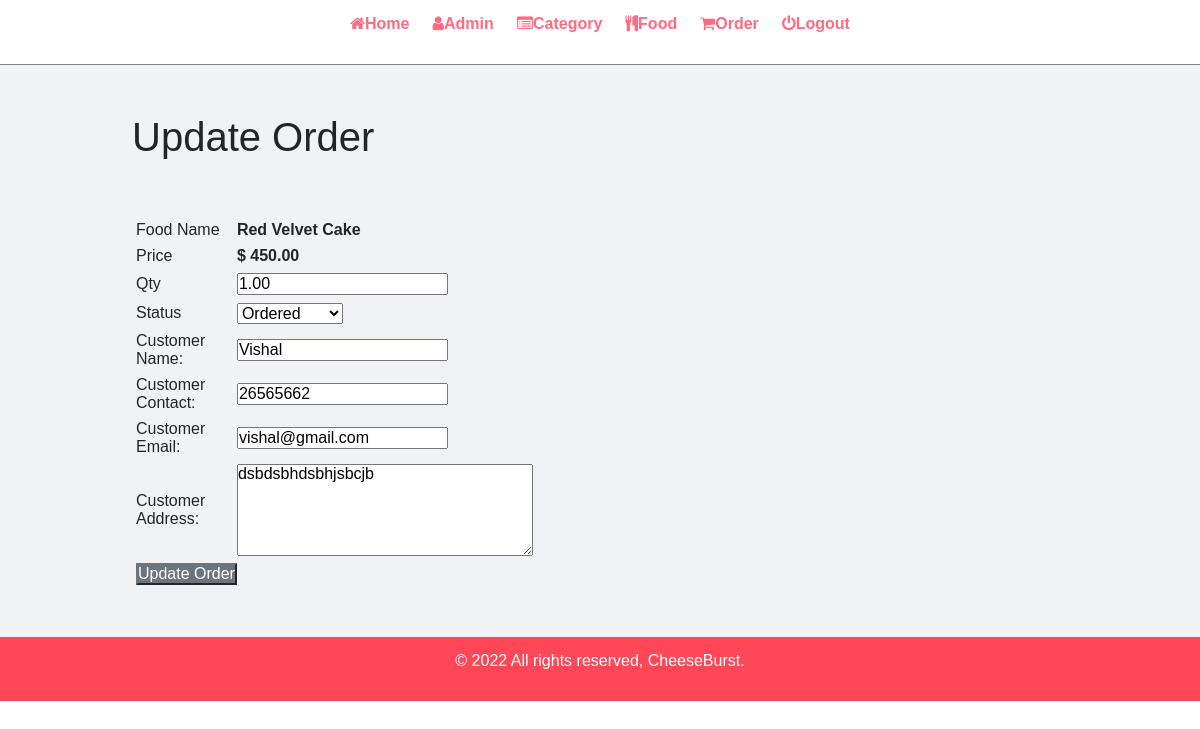
Screenshot of /admin/update-order.php?id=3 (signed in) with the database file from the repository.
### tables this page shows
CREATE TABLE `tbl_order` (
  `id` int UNSIGNED NOT NULL,
  `food` varchar(150) NOT NULL,
  `price` decimal(10,2) NOT NULL,
  `qty` decimal(10,2) NOT NULL,
  `total` decimal(10,2) NOT NULL,
  `order_date` date NOT NULL,
  `status` varchar(50) NOT NULL,
  `customer_name` varchar(150) NOT NULL,
  `customer_contact` varchar(20) NOT NULL,
  `customer_email` varchar(150) NOT NULL,
  `customer_address` varchar(255) NOT NULL
);

### admin/update-order.php (the view, shortened to what this page needs)
<?php include('partials/menu.php'); ?>
<div class="main-content">
    <div class="wrapper">
        <h1>Update Order</h1>
        <br><br>
        <?php
            if(isset($_GET['id']))
            {
                $id=$_GET['id'];
                $sql = "SELECT * FROM tbl_order WHERE id=$id";
                $res = mysqli_query($conn, $sql);
                $count = mysqli_num_rows($res);
                if($count==1)
                {
                    $row=mysqli_fetch_assoc($res);
                    $food = $row['food'];
                    $price = $row['price'];
                    $qty = $row['qty'];
                    $status = $row['status'];
                    $customer_name = $row['customer_name'];
                    $customer_contact = $row['customer_contact'];
                    $customer_email = $row['customer_email'];
                    $customer_address= $row['customer_address'];
                }
                else
                {
                    header('location:'.SITEURL.'admin/manage-order.php');
                }
            }
            else
            {
                header('location:'.SITEURL.'admin/manage-order.php');
            }
        ?>
        <form action="" method="POST">
            <table class="tbl-30">
                <tr>
                    <td>Food Name</td>
                    <td><b> <?php echo $food; ?> </b></td>
                </tr>
                <tr>
                    <td>Price</td>
                    <td>
                        <b> $ <?php echo $price; ?></b>
                    </td>
                </tr>
                <tr>
                    <td>Qty</td>
                    <td>
                        <input type="number" name="qty" value="<?php echo $qty; ?>">
                    </td>
                </tr>
                <tr>
                    <td>Status</td>
                    <td>
                        <select name="status">
                            <option <?php if($status=="Ordered"){echo "selected";} ?> value="Ordered">Ordered</option>
                        </select>
                    </td>
                </tr>
                <tr>
                    <td>Customer Name: </td>
                    <td>
                        <input type="text" name="customer_name" value="<?php echo $customer_name; ?>">
                    </td>
                </tr>
                <tr>
                    <td>Customer Contact: </td>
                    <td>
                        <input type="text" name="customer_contact" value="<?php echo $customer_contact; ?>">
                    </td>
                </tr>
                <tr>
                    <td>Customer Email: </td>
                    <td>
                        <input type="text" name="customer_email" value="<?php echo $customer_email; ?>">
                    </td>
                </tr>
                <tr>
                    <td>Customer Address: </td>
                    <td>
                        <textarea name="customer_address" cols="30" rows="5"><?php echo $customer_address; ?></textarea>
                    </td>
                </tr>
                <tr>
                    <td clospan="2">
                        <input type="submit" name="submit" value="Update Order" class="btn-secondary">
                    </td>
                </tr>
            </table>
        </form>
    </div>
</div>
<?php include('partials/footer.php'); ?>

### css/admin.css (style rules this page uses)
* { margin: 0; padding: 0; font-family: Arial, Helvetica, sans-serif; }
.wrapper { padding: 1%; width: 80%; margin: 0 auto; }
.tbl-30 { width: 30%; }
table tr td { padding: 1%; }
.main-content { background-color: #f1f2f6; padding: 3% 0; }
input[type='text'], input[type='password'] { margin: auto; }

### rows the page displays
tbl_order: food "Red Velvet Cake", price "450.00", qty "1.00", status "Ordered", customer_name "Vishal", customer_contact "26565662", customer_email "vishal@gmail.com", customer_address "dsbdsbhdsbhjsbcjb"
